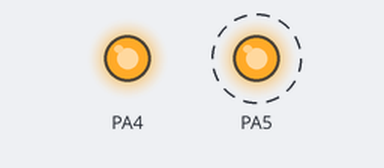
Bench run of a program on a simulated ATmega32, built with avr-gcc and emulated at 1 MHz. Shown: output pins drawn as LEDs (lit = HIGH). Dashed ring = blinking.

Above: at 0.5 s.
At 2.5 s:
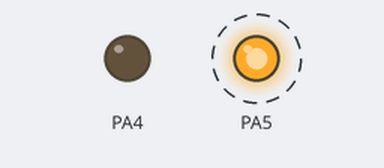
Timing chart, 0 to 4.6 s (numbered marks = the images above):
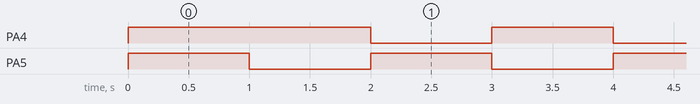

Measured:
- by itself, PA4: repeats every 2.0 s: LOW 1.0 s, HIGH 1.0 s
- by itself, PA5: alternates HIGH for 1.0 s and LOW for 1.0 s

The program:

main.c
```c
/*
 * GccApplication1.c
 *
 * Created: 12-Dec-22 3:02:57 PM
 * Author : Asus
 */

#include <avr/io.h>
#define F_CPU 1000000 // Clock Frequency
#include <util/delay.h>


int main(void)
{
	DDRA = 0b00110000 ;
	PORTA = 0b00110000 ;
	int flag = 0 ;
    /* Replace with your application code */
    while (1)
    {
		_delay_ms(1000);
		if(flag){
			PORTA = 0b00100000 ;
		}
		else{
			PORTA= 0b00010000 ;
		}
		flag = 1 - flag ;
    }
}
```
